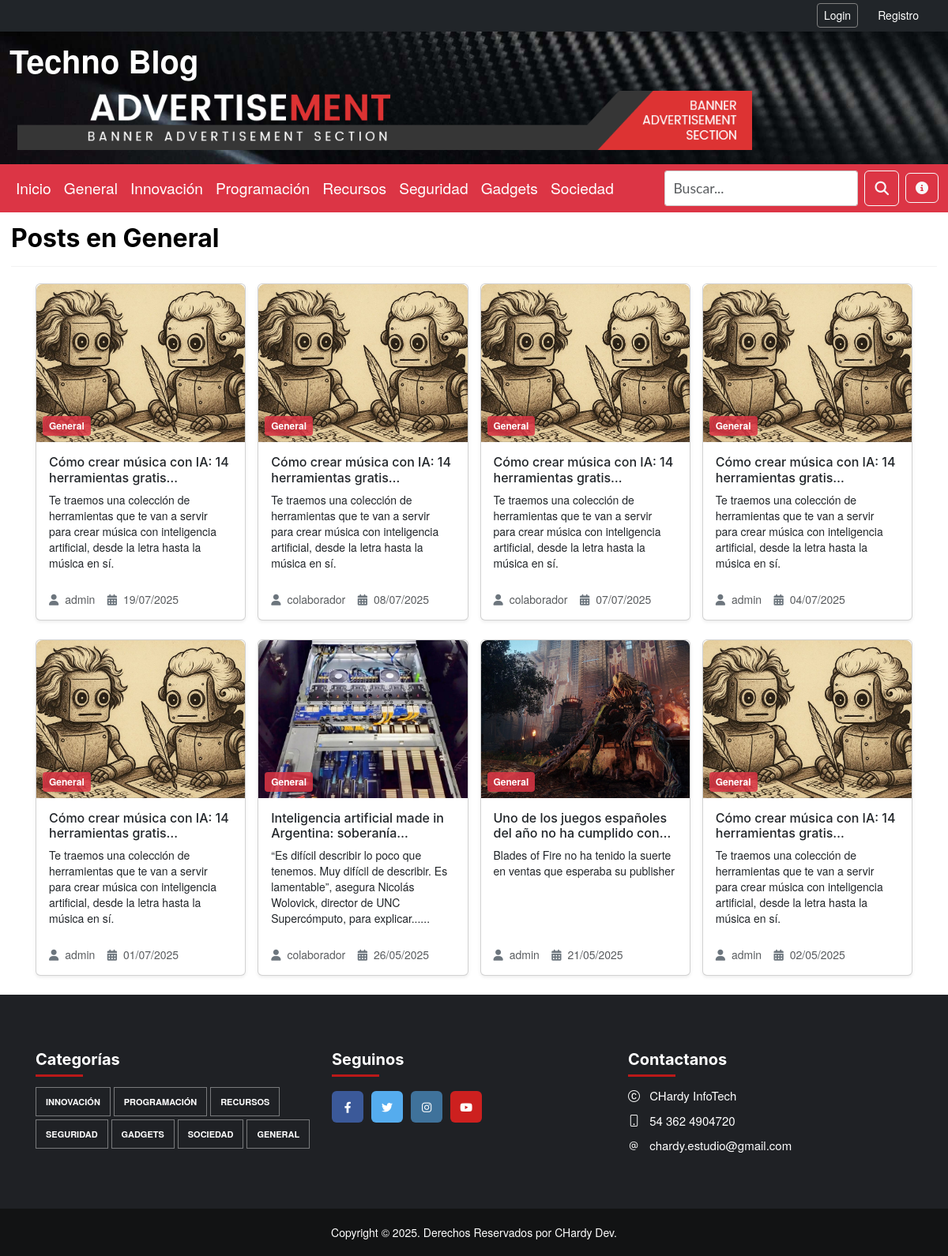
Page /posts/categoria/1/ on the committed database.
### apps/posts/models.py (models this page shows, shortened)
class Categoria(models.Model):
    nombre = models.CharField(max_length=30, null=False)
    descripcion = models.TextField(null=True, blank=True )

class Post(models.Model):
    titulo = models.CharField(max_length=150, null=False)
    imagen = models.ImageField(null=True, blank=True, upload_to='posts', default='posts/post_default.png')
    resumen = SummernoteTextField(max_length=1000, null=False, blank=True)
    contenido = SummernoteTextField(null=False, verbose_name='Escriba aqui el contenido')
    fecha = models.DateTimeField(auto_now_add=True)
    activo = models.BooleanField(default=True)
    categoria = models.ForeignKey(Categoria, on_delete=models.SET_NULL, null=True, blank=True)
    publicado = models.DateField(default=timezone.now)
    autor = models.ForeignKey(settings.AUTH_USER_MODEL, on_delete=models.CASCADE, null=True, blank=True)
    vistas = models.PositiveIntegerField(default=0)
    class Meta:
        ordering = ('-publicado',)

### apps/user/models.py (models this page shows, shortened)
class User(AbstractUser):
    ROLE_CHOICES = (
        ('admin', 'Administrador'),
        ('colaborador', 'Colaborador'),
        ('registrado', 'Registrado'),
    )
    role = models.CharField(max_length=15, choices=ROLE_CHOICES, default='registrado')
    avatar = models.ImageField(upload_to='avatars/', null=True, blank=True)
    class Meta:
        verbose_name_plural = "Usuarios"

### apps/posts/views.py (the view)
# urls.py: path('posts/categoria/<int:id>/', views.show_categoria, name='show_categoria'),
def show_categoria(request, id):
    categoria = get_object_or_404(Categoria, id=id)
    posts_list = Post.objects.filter(categoria=categoria)
    paginator = Paginator(posts_list, 8)  # 6 posts por página
    page_number = request.GET.get('page')
    page_obj = paginator.get_page(page_number)
    return render(request, 'posts/categoria_show.html', {
        'categoria': categoria,
        'page_obj': page_obj
    })

### apps/core/templatetags/truncate_filters.py (called while the page is built)
@register.filter
def truncate_safe(value, arg="160,True"):
    try:
        max_length_str, word_safe_str = arg.split(",")
        max_length = int(max_length_str)
        word_safe = word_safe_str.lower() == "true"
    except Exception:
        max_length = 160
        word_safe = True
    text = strip_tags(value)
    if len(text) > max_length:
        if word_safe:
            return text[:max_length].rsplit(' ', 1)[0] + '...'
        else:
            return text[:max_length] + '...'
    return text

### templates/posts/categoria_show.html (shortened to what this page needs)
{% extends 'base.html' %}
{% load static %}
{% load truncate_filters %}
{% block content %}
  <h2>Posts en {{ categoria.nombre }}</h2>
  <hr />
  <div class="container">
    <div class="row g-4">
      {% for post in page_obj %}
        <div class="col-12 col-sm-6 col-md-4 col-lg-3">
          <article class="post-card h-100">
            <div class="card shadow-sm h-100">
              {% if post.imagen %}
                <div class="position-relative">
                  <a href="{% url 'show_post' post.id %}"><img src="{{ post.imagen.url }}" class="card-img-top" alt="Imagen del post" /></a>
                  <a href="{% url 'show_categoria' post.categoria.id %}" class="categoria-overlay text-decoration-none">{{ post.categoria.nombre }}</a>
                </div>
              {% endif %}
              <div class="card-body d-flex flex-column">
                <h2 class="h6 mb-2"><a href="{% url 'show_post' post.id %}" class="text-decoration-none text-dark titulo-clamp">{{ post.titulo|slice:':60' }}{% if post.titulo|length > 60 %}...{% endif %}</a></h2>
                <a href="{% url 'show_post' post.id %}" class="text-decoration-none text-body flex-grow-1">
                  <p class="post-summary resumen-clamp">
                    {{ post.resumen|truncate_safe }}{% if post.resumen|striptags|length > 160 %}...{% endif %}
                  </p>
                </a>
                <p class="mt-3 mb-0 text-muted">
                  <i class="fas fa-user me-1"></i> {{ post.autor.username|default:'anónimo' }}
                  <i class="fas fa-calendar-alt me-1"></i> {{ post.publicado|date:'d/m/Y' }}
                </p>
              </div>
            </div>
          </article>
        </div>
      {% empty %}
        <h2 class="text-center my-5">No hay publicaciones todavía.</h2>
      {% endfor %}
    </div>
  </div>
{% endblock %}

### static/css/my-style.css (style rules this page uses)
body { padding-top: 40px; font-family: "Helvetica Neue", Helvetica, Arial, sans-serif; font-size: 14px; line-height: 1.42857143; color: #333; background-color: #fff; height: 100%; margin: 0; }
.card-img-top { height: 200px; object-fit: cover; width: 100%; border-top-left-radius: 0.5rem; border-top-right-radius: 0.5rem; }
.categoria-overlay { position: absolute; bottom: 8px; left: 8px; background-color: rgba(220, 53, 69, 0.85); color: white; padding: 4px 8px; font-size: 0.75rem; border-radius: 4px; font-weight: bold; z-index: 2; text-decoration: none; }
.categoria-overlay:link, .categoria-overlay:visited, .categoria-overlay:hover, .categoria-overlay:active { color: white; text-decoration: none; }
.titulo-clamp { display: -webkit-box; -webkit-line-clamp: 2; -webkit-box-orient: vertical; overflow: hidden; }
.resumen-clamp { display: -webkit-box; -webkit-line-clamp: 6; -webkit-box-orient: vertical; overflow: hidden; }
.card-body .fa-user, .card-body .fa-calendar-alt { color: #6c757d; }

### rows in the picture
Categoria: nombre "General"
Post: imagen (picture), categoria.nombre "General", titulo "Cómo crear música con IA: 14 herramientas…", resumen "Te traemos una colección de herramientas que te van a servir para crear música con inteligencia artificial, desde la letra hasta la música en sí.", autor.username "admin", publicado "19/07/2025"
Post: imagen (picture), categoria.nombre "General", titulo "Cómo crear música con IA: 14 herramientas…", resumen "Te traemos una colección de herramientas que te van a servir para crear música con inteligencia artificial, desde la letra hasta la música en sí.", autor.username "colaborador", publicado "08/07/2025"
Post: imagen (picture), categoria.nombre "General", titulo "Cómo crear música con IA: 14 herramientas…", resumen "Te traemos una colección de herramientas que te van a servir para crear música con inteligencia artificial, desde la letra hasta la música en sí.", autor.username "colaborador", publicado "07/07/2025"
Post: imagen (picture), categoria.nombre "General", titulo "Cómo crear música con IA: 14 herramientas…", resumen "Te traemos una colección de herramientas que te van a servir para crear música con inteligencia artificial, desde la letra hasta la música en sí.", autor.username "admin", publicado "04/07/2025"
Post: imagen (picture), categoria.nombre "General", titulo "Cómo crear música con IA: 14 herramientas…", resumen "Te traemos una colección de herramientas que te van a servir para crear música con inteligencia artificial, desde la letra hasta la música en sí.", autor.username "admin", publicado "01/07/2025"
Post: imagen (picture), categoria.nombre "General", titulo "Inteligencia artificial made in Argentina:…", resumen "“Es difícil describir lo poco que tenemos. Muy difícil de describir. Es lamentable”, asegura Nicolás Wolovick, director de UNC Supercómputo, para explicar...", autor.username "colaborador", publicado "26/05/2025"
Post: imagen (picture), categoria.nombre "General", titulo "Uno de los juegos españoles del año no ha cumplido…", resumen "Blades of Fire no ha tenido la suerte en ventas que esperaba su publisher", autor.username "admin", publicado "21/05/2025"
Post: imagen (picture), categoria.nombre "General", titulo "Cómo crear música con IA: 14 herramientas…", resumen "Te traemos una colección de herramientas que te van a servir para crear música con inteligencia artificial, desde la letra hasta la música en sí.", autor.username "admin", publicado "02/05/2025"
